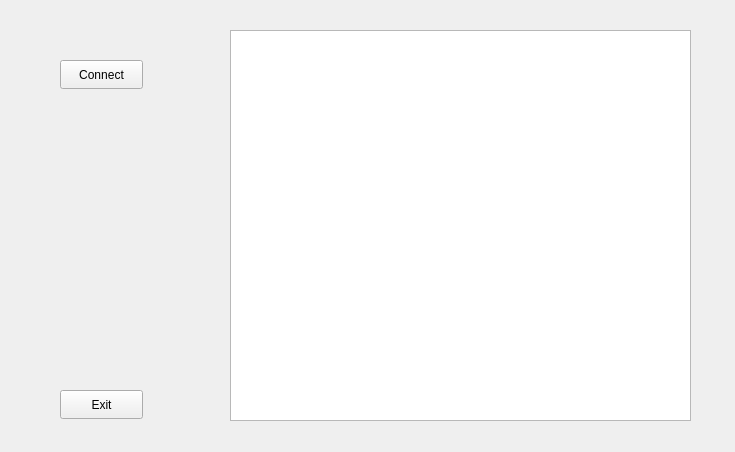
<?xml version="1.0" encoding="UTF-8"?>
<ui version="4.0">
 <class>Widget</class>
 <widget class="QWidget" name="Widget">
  <property name="geometry">
   <rect>
    <x>0</x>
    <y>0</y>
    <width>735</width>
    <height>452</height>
   </rect>
  </property>
  <property name="windowTitle">
   <string>Widget</string>
  </property>
  <widget class="QPushButton" name="connect">
   <property name="geometry">
    <rect>
     <x>60</x>
     <y>60</y>
     <width>83</width>
     <height>29</height>
    </rect>
   </property>
   <property name="text">
    <string>Connect</string>
   </property>
  </widget>
  <widget class="QPushButton" name="exit">
   <property name="geometry">
    <rect>
     <x>60</x>
     <y>390</y>
     <width>83</width>
     <height>29</height>
    </rect>
   </property>
   <property name="text">
    <string>Exit</string>
   </property>
  </widget>
  <widget class="QTextEdit" name="textEdit">
   <property name="geometry">
    <rect>
     <x>230</x>
     <y>30</y>
     <width>461</width>
     <height>391</height>
    </rect>
   </property>
  </widget>
 </widget>
 <resources/>
 <connections/>
</ui>
